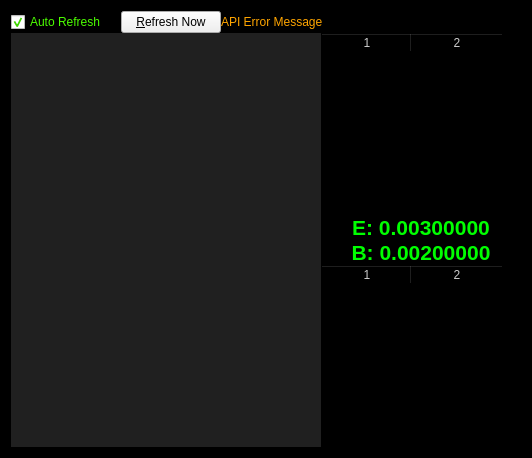
<?xml version="1.0" encoding="UTF-8"?>
<ui version="4.0">
 <class>QuantPage</class>
 <widget class="QWidget" name="QuantPage">
  <property name="geometry">
   <rect>
    <x>0</x>
    <y>0</y>
    <width>532</width>
    <height>458</height>
   </rect>
  </property>
  <property name="windowTitle">
   <string>Form</string>
  </property>
  <property name="styleSheet">
   <string notr="true">#QuantPage { background-color: #000000; color: #ffffff; } QToolTip { color: #000000; }</string>
  </property>
  <layout class="QVBoxLayout" name="verticalLayout_3">
   <property name="spacing">
    <number>0</number>
   </property>
   <item>
    <layout class="QHBoxLayout" name="horizontalLayout_3">
     <property name="spacing">
      <number>0</number>
     </property>
     <item>
      <widget class="QCheckBox" name="checkBox">
       <property name="maximumSize">
        <size>
         <width>110</width>
         <height>16777215</height>
        </size>
       </property>
       <property name="styleSheet">
        <string notr="true">#checkBox { color: #4CFF00; }</string>
       </property>
       <property name="text">
        <string>Auto Refresh</string>
       </property>
       <property name="checked">
        <bool>true</bool>
       </property>
      </widget>
     </item>
     <item>
      <widget class="QPushButton" name="refreshNowButton">
       <property name="maximumSize">
        <size>
         <width>100</width>
         <height>16777215</height>
        </size>
       </property>
       <property name="text">
        <string>&amp;Refresh Now</string>
       </property>
      </widget>
     </item>
     <item>
      <widget class="QLabel" name="errorLabel">
       <property name="styleSheet">
        <string notr="true">#errorLabel { color: #FFA500; }</string>
       </property>
       <property name="text">
        <string>API Error Message</string>
       </property>
       <property name="margin">
        <number>5</number>
       </property>
      </widget>
     </item>
    </layout>
   </item>
   <item>
    <layout class="QHBoxLayout" name="horizontalLayout" stretch="0">
     <item>
      <layout class="QHBoxLayout" name="horizontalLayout_2">
       <item>
        <layout class="QVBoxLayout" name="verticalLayout_2">
         <property name="spacing">
          <number>0</number>
         </property>
         <item>
          <widget class="QCustomPlot" name="depthPlot" native="true">
           <property name="sizePolicy">
            <sizepolicy hsizetype="MinimumExpanding" vsizetype="Preferred">
             <horstretch>0</horstretch>
             <verstretch>0</verstretch>
            </sizepolicy>
           </property>
           <property name="minimumSize">
            <size>
             <width>300</width>
             <height>0</height>
            </size>
           </property>
           <property name="maximumSize">
            <size>
             <width>16777215</width>
             <height>150</height>
            </size>
           </property>
           <property name="styleSheet">
            <string notr="true">#depthPlot { background-color: #202020; }</string>
           </property>
          </widget>
         </item>
         <item>
          <widget class="QCustomPlot" name="customPlot" native="true">
           <property name="sizePolicy">
            <sizepolicy hsizetype="MinimumExpanding" vsizetype="Preferred">
             <horstretch>0</horstretch>
             <verstretch>0</verstretch>
            </sizepolicy>
           </property>
           <property name="minimumSize">
            <size>
             <width>300</width>
             <height>0</height>
            </size>
           </property>
           <property name="styleSheet">
            <string notr="true">#customPlot { background-color: #202020; }</string>
           </property>
          </widget>
         </item>
         <item>
          <widget class="QCustomPlot" name="volumePlot" native="true">
           <property name="sizePolicy">
            <sizepolicy hsizetype="MinimumExpanding" vsizetype="Preferred">
             <horstretch>0</horstretch>
             <verstretch>0</verstretch>
            </sizepolicy>
           </property>
           <property name="minimumSize">
            <size>
             <width>300</width>
             <height>0</height>
            </size>
           </property>
           <property name="maximumSize">
            <size>
             <width>16777215</width>
             <height>150</height>
            </size>
           </property>
           <property name="styleSheet">
            <string notr="true">#volumePlot { background-color: #202020; }</string>
           </property>
          </widget>
         </item>
        </layout>
       </item>
       <item>
        <layout class="QVBoxLayout" name="verticalLayout">
         <property name="spacing">
          <number>0</number>
         </property>
         <item>
          <widget class="QTableWidget" name="askTableWidget">
           <property name="sizePolicy">
            <sizepolicy hsizetype="Fixed" vsizetype="Expanding">
             <horstretch>0</horstretch>
             <verstretch>0</verstretch>
            </sizepolicy>
           </property>
           <property name="minimumSize">
            <size>
             <width>200</width>
             <height>0</height>
            </size>
           </property>
           <property name="maximumSize">
            <size>
             <width>200</width>
             <height>16777215</height>
            </size>
           </property>
           <property name="styleSheet">
            <string notr="true">background-color: #000000; color: #cccccc;</string>
           </property>
           <property name="editTriggers">
            <set>QAbstractItemView::NoEditTriggers</set>
           </property>
           <property name="selectionMode">
            <enum>QAbstractItemView::NoSelection</enum>
           </property>
           <property name="showGrid">
            <bool>false</bool>
           </property>
           <property name="columnCount">
            <number>2</number>
           </property>
           <attribute name="horizontalHeaderDefaultSectionSize">
            <number>90</number>
           </attribute>
           <column/>
           <column/>
          </widget>
         </item>
         <item>
          <widget class="QLabel" name="lastPriceLabel">
           <property name="font">
            <font>
             <pointsize>16</pointsize>
             <weight>75</weight>
             <bold>true</bold>
            </font>
           </property>
           <property name="styleSheet">
            <string notr="true">background-color: #000000; color: #00FF00;</string>
           </property>
           <property name="text">
            <string>E: 0.00300000</string>
           </property>
           <property name="alignment">
            <set>Qt::AlignCenter</set>
           </property>
          </widget>
         </item>
         <item>
          <widget class="QLabel" name="trexLastPriceLabel">
           <property name="font">
            <font>
             <pointsize>16</pointsize>
             <weight>75</weight>
             <bold>true</bold>
            </font>
           </property>
           <property name="styleSheet">
            <string notr="true">background-color: #000000; color: #00FF00;</string>
           </property>
           <property name="text">
            <string>B: 0.00200000</string>
           </property>
           <property name="alignment">
            <set>Qt::AlignCenter</set>
           </property>
          </widget>
         </item>
         <item>
          <widget class="QTableWidget" name="bidTableWidget">
           <property name="sizePolicy">
            <sizepolicy hsizetype="Fixed" vsizetype="Expanding">
             <horstretch>0</horstretch>
             <verstretch>0</verstretch>
            </sizepolicy>
           </property>
           <property name="minimumSize">
            <size>
             <width>200</width>
             <height>0</height>
            </size>
           </property>
           <property name="maximumSize">
            <size>
             <width>200</width>
             <height>16777215</height>
            </size>
           </property>
           <property name="styleSheet">
            <string notr="true">background-color: #000000; color: #cccccc;</string>
           </property>
           <property name="editTriggers">
            <set>QAbstractItemView::NoEditTriggers</set>
           </property>
           <property name="selectionMode">
            <enum>QAbstractItemView::NoSelection</enum>
           </property>
           <property name="showGrid">
            <bool>false</bool>
           </property>
           <property name="columnCount">
            <number>2</number>
           </property>
           <attribute name="horizontalHeaderDefaultSectionSize">
            <number>90</number>
           </attribute>
           <column/>
           <column/>
          </widget>
         </item>
        </layout>
       </item>
      </layout>
     </item>
    </layout>
   </item>
  </layout>
 </widget>
 <customwidgets>
  <customwidget>
   <class>QCustomPlot</class>
   <extends>QWidget</extends>
   <header>qcustomplot.h</header>
  </customwidget>
 </customwidgets>
 <resources/>
 <connections/>
</ui>
